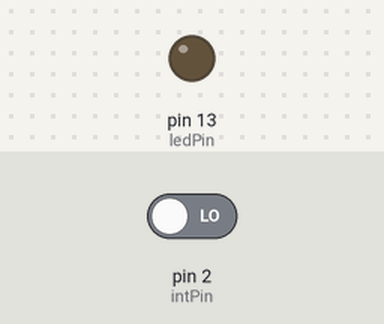
Bench run of a sketch on a simulated Arduino Uno, built with avr-gcc and run on an emulated ATmega328P. Parts: output pins drawn as LEDs (lit = HIGH). Inputs (shaded band) come from the test bench; at power-on: pin 2 (intPin) LOW. What the sketch prints to the serial monitor is not drawn.

Above: at 1.2 s.
1.3 s: pin 2 (intPin) driven HIGH
At 1.8 s:
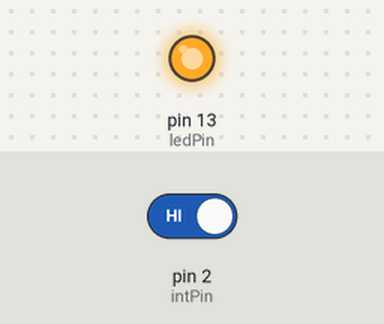
2.8 s: pin 2 (intPin) driven LOW
At 4.2 s:
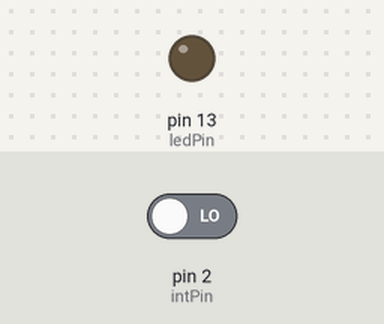
Timing chart, 0 to 5.8 s (numbered marks = the images above; inputs shaded):
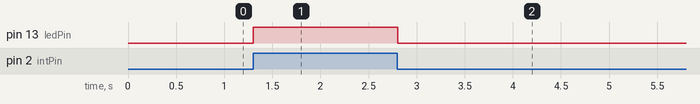

The sketch:

inter.ino
```cpp
const byte ledPin = 13;
const byte intPin = 2;
volatile byte ledStatus = LOW;

void setup() {
  // put your setup code here, to run once:
  Serial.begin(9600);
  pinMode(ledPin, OUTPUT);
  pinMode(intPin, INPUT);
  attachInterrupt(digitalPinToInterrupt(intPin), blink, CHANGE);
}

void loop() {
  Serial.println(ledStatus);
  digitalWrite(ledPin, ledStatus);
  // put your main code here, to run repeatedly:
}

void blink() {
  ledStatus = !ledStatus;
}
```

Measured:
- after the input at 1.3 s, pin 13 (ledPin): LOW → HIGH at once
- after the input at 2.8 s, pin 13 (ledPin): HIGH → LOW at once
